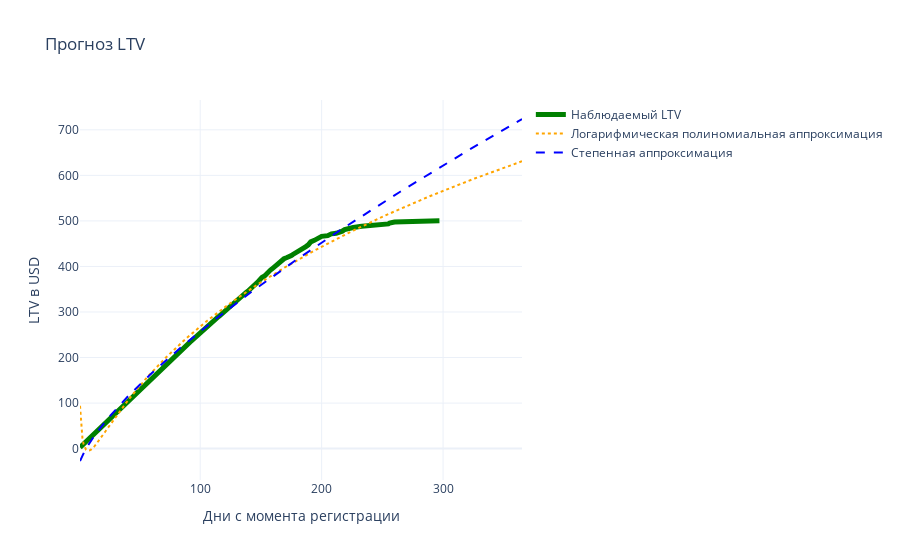

Here is the notebook cell this chart was saved with:
### Markdown cell above
# Прогнозирование

### Code cell
try:
    # Логарифмическая регрессия с полиномиальными признаками
    X = np.log1p(data_avg['days_since_reg']).values.reshape(-1, 1)  # Логарифмируем дни
    poly = PolynomialFeatures(degree=2, include_bias=False)
    X_poly = poly.fit_transform(X)  # Создаем полиномиальные признаки
    y = data_avg['LTV'].values  # Целевая переменная (LTV)
    
    model = LinearRegression()
    model.fit(X_poly, y)  # Обучаем модель линейной регрессии
    
    # Предсказания
    max_days = 365  # Максимальное количество дней для прогноза
    days = np.linspace(1, max_days, max_days)
    X_pred = np.log1p(days).reshape(-1, 1)
    X_pred_poly = poly.transform(X_pred)
    LTV_pred = model.predict(X_pred_poly)
    
    # Аппроксимация степенной функцией
    def power_func(x, a, b, c):
        return a * (x ** b) + c
    
    popt, _ = curve_fit(power_func, data_avg['days_since_reg'], data_avg['LTV'], maxfev=5000)
    LTV_power_pred = power_func(days, *popt)
    
    # Визуализация с Plotly
    fig = go.Figure()
    
    # График наблюдаемого LTV
    fig.add_trace(go.Scatter(x=data_avg['days_since_reg'], y=data_avg['LTV'],
                             mode='lines', name='Наблюдаемый LTV', line=dict(color='green', width=5)))
    
    # Логарифмическая регрессия с полиномом
    fig.add_trace(go.Scatter(x=days, y=LTV_pred,
                             mode='lines', name='Логарифмическая полиномиальная аппроксимация', line=dict(color='orange', dash='dot')))
    
    # Аппроксимация степенной функцией
    fig.add_trace(go.Scatter(x=days, y=LTV_power_pred,
                             mode='lines', name='Степенная аппроксимация', line=dict(color='blue', dash='dash')))
    
    fig.update_layout(title='Прогноз LTV',
                      xaxis_title='Дни с момента регистрации',
                      yaxis_title='LTV в USD',
                      template='plotly_white')
    
    fig.show()
except Exception as e:
    print(f"Ошибка при аппроксимации: {e}")

### Figure 1 — Plotly figure (JSON) as saved in the notebook; plotly's stock layout.template omitted (floating-point values rounded to 4 significant figures; data arrays with more than 128 entries replaced by an {"elided": "..."} marker saying what was removed)
{"data": [{"line": {"color": "green", "width": 5}, "mode": "lines", "name": "Наблюдаемый LTV", "type": "scatter", "x": {"elided": "203 int values"}, "y": {"elided": "203 float values"}}, {"line": {"color": "orange", "dash": "dot"}, "mode": "lines", "name": "Логарифмическая полиномиальная аппроксимация", "type": "scatter", "x": {"elided": "365 int values"}, "y": {"elided": "365 float values"}}, {"line": {"color": "blue", "dash": "dash"}, "mode": "lines", "name": "Степенная аппроксимация", "type": "scatter", "x": {"elided": "365 int values"}, "y": {"elided": "365 float values"}}], "layout": {"autosize": true, "title": {"text": "Прогноз LTV"}, "xaxis": {"autorange": true, "range": [1, 365], "title": {"text": "Дни с момента регистрации"}, "type": "linear"}, "yaxis": {"autorange": true, "range": [-68.91, 765.5], "title": {"text": "LTV в USD"}, "type": "linear"}}}
